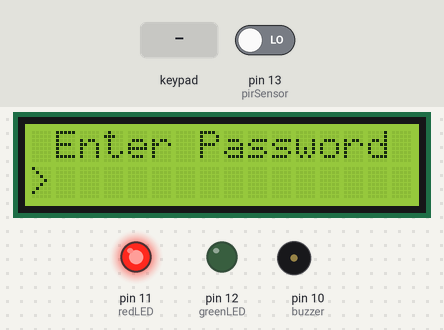
Bench run of a sketch on a simulated Arduino Uno, built with avr-gcc and run on an emulated ATmega328P. Shown: 16×2 character LCD, output pins drawn as LEDs (lit = HIGH), buzzer (waves = sounding). The test bench sets the inputs (shaded band); at power-on: pin 13 (pirSensor) LOW. The local clock reads 2024-03-15 10:24:30 at power-on unless the sketch sets it; what the sketch prints to the serial monitor is not drawn.

Above: at 1.2 s.
1.3 s: keypad keys 0 0 0 0 0 0 # pressed 0.4 s apart
At 5.1 s:
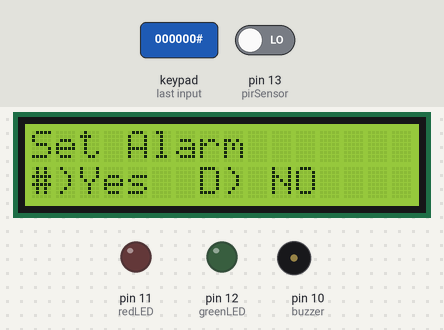
5.9 s: key '#' pressed
At 7.2 s:
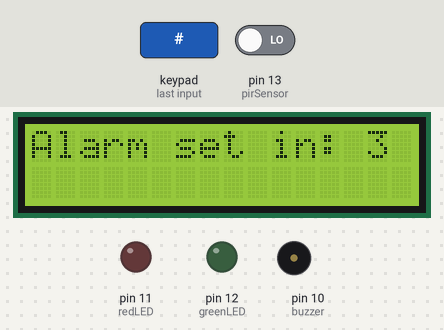
8.9 s: key 'D' pressed
At 11.6 s:
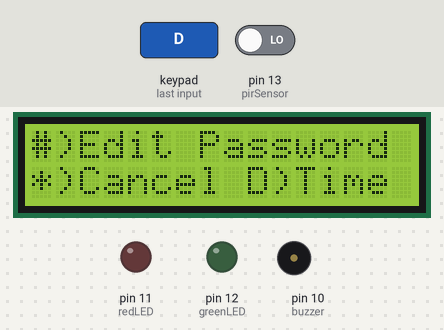
11.9 s: keypad keys 0 0 0 0 0 0 * pressed 0.4 s apart
At 15.0 s:
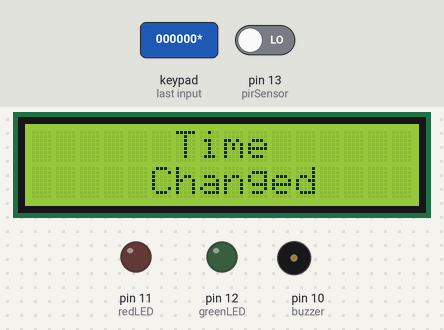
17.7 s: pin 13 (pirSensor) driven HIGH
At 18.9 s:
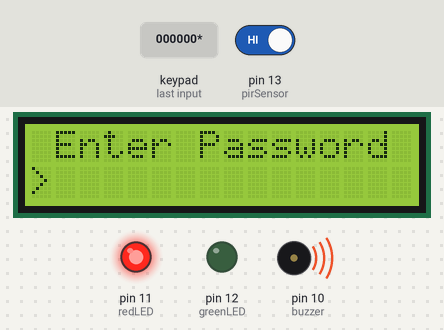
19.2 s: keypad keys 1 3 9 7 2 2 # pressed 0.4 s apart
At 22.1 s:
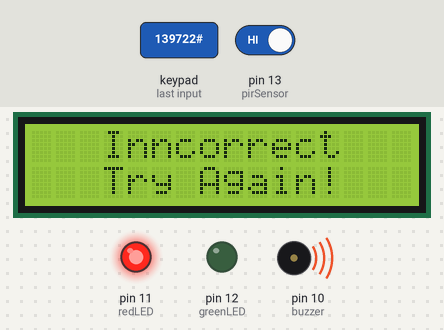
Timing chart, 0 to 23.6 s (numbered marks = the images above; inputs shaded):
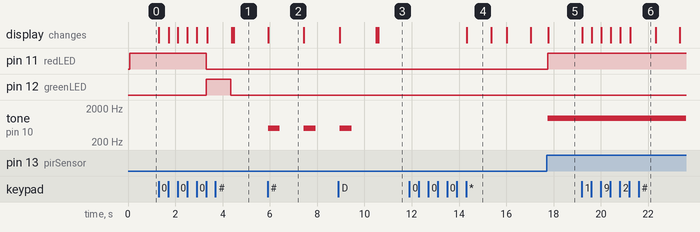

Measured:
- after the input at 1.3 s, pin 11 (redLED): HIGH → LOW after 2.0 s; pin 12 (greenLED): LOW → HIGH after 2.0 s, → LOW 1.0 s later; the display: first changes at once (image 1 shows a later state)
- after the input at 5.9 s, tone on pin 10 (buzzer): alternates 500 Hz for 0.50 s and silent for 1.0 s, starting at once; the display: changes at once (image 2)
- after the input at 8.9 s, the display: first differs from a run without the input after 1.7 s (image 3)
- after the input at 11.9 s, the display: changes after 2.4 s (image 4)
- after the input at 17.7 s, pin 11 (redLED): LOW → HIGH after 0.05 s; tone on pin 10 (buzzer): silent → 1000 Hz after 0.05 s; the display: changes after 0.07 s (image 5)
- after the input at 19.2 s, the display: first changes at once (image 6 shows a later state)
- what the display in image 2 shows lasts 1.5 s, from 5.9 s to 7.4 s

The sketch:

LCD_sercurity_access.ino
```cpp
#include <MD_DS1307.h>
#include <LiquidCrystal_I2C.h>
#include <Keypad.h>

MD_DS1307 myRTC;
LiquidCrystal_I2C lcd(0x27, 16, 2);

#define pirSensor 13
#define redLED 11 //IMPLEMNT THESE
#define greenLED 12
#define buzzer 10

int detectionStatus; //Motion Detection

//System States
bool locked;
bool systemDeactive;
bool alarmArmed;
bool alarmTriggered;

//Password
const int maxPasswordLength = 7;
const int minPasswordLength = 4;

String password = "000000"; //create a password
String tmpPass;
int failedAttepmt = 0;

char passwordData[maxPasswordLength]; //Entered Password[Max Password Length]
char newPasswordData[maxPasswordLength];
int keypadPos; //keypad position

const byte keyRow = 4;
const byte keyCols = 4;

char keyMap [keyRow] [keyCols] = {

  {'1', '2', '3', 'A'},
  {'4', '5', '6', 'B'},
  {'7', '8', '9', 'C'},
  {'*', '0', '#', 'D'}
};

byte rowPins [keyRow] = {6,7,8,9}; //defines the pins of the keypad row
byte colPins [keyCols] = {2,3,4,5}; //defines the pins of the keypad columns

Keypad myKeypad = Keypad( makeKeymap(keyMap), rowPins, colPins, keyRow, keyCols);
char whichKey = myKeypad.getKey(); //defines which key has been pressed

String prompt;

void setup() {
  Serial.begin(9600);
  pinMode(redLED, OUTPUT);
  pinMode(greenLED, OUTPUT);
  pinMode(buzzer, OUTPUT);
  pinMode(pirSensor, INPUT);
  lcd.begin();
  locked = true;
}

void loop() {
  while(locked)
  {
    digitalWrite(redLED, HIGH);
    digitalWrite(greenLED, LOW);
    if(alarmArmed && alarmTriggered){
      lcd.clear();
      AlarmStatus("Active");
      locked = true;
    }
    while(systemDeactive){
      lcd.setCursor(0,0);
      lcd.print("  **ShutDown**  ");
      AlarmStatus("Active");
    }
    RequestUserLogin(" Enter Password ");
  }
  while(!locked && !alarmTriggered){
    AlarmStatus("NotActive");
    MainMenu();
  }
}

void RequestUserLogin(String _prompt){
  for(int i = 0; i >= 0; i++){
    prompt = _prompt;
    DisplayUserLoginGUI();
    KeypadDetection();
    if(prompt.equals("New Password")){
      if(keypadPos == maxPasswordLength-1){
        keypadPos = 0;
        //Add a set option
        lcd.clear();
        tmpPass = passwordData;
        break;
      }
    }
    if (prompt.equals("Conf Password")){
      if(keypadPos == tmpPass.length()){
        if(tmpPass.equals(passwordData)){
          keypadPos = 0;
          password = tmpPass;
          tmpPass = "";
          lcd.clear();
          lcd.setCursor(0,0);
          lcd.print("    Password");
          lcd.setCursor(0,1);
          lcd.print("     Changed");
          delay(1000);
          lcd.clear();
          break;
        }else{
          DenyEntry(" No Match ", "   Try Again! ");
          break;
        }
      }
    }else{
      if(keypadPos == password.length()){
        if(password.equals(passwordData)){
          keypadPos = 0;
          alarmArmed = false; //Deactivates any security messures
          AlarmStatus("NotActive");
          alarmTriggered = false;
          failedAttepmt = 0;
          locked = false; //Unlocks System
          digitalWrite(redLED, LOW);
          digitalWrite(greenLED, HIGH);
          lcd.clear();
          if(prompt.equals(" Enter Password ")){
            EntryMessage("    Welcome", "     Malik    ");
            lcd.clear();
          }
          digitalWrite(greenLED, LOW);
          break;
        }else{
          DenyEntry("   Inncorrect ", "   Try Again! ");
          break;
        }
      }
    }
  }
}

void DisplayUserLoginGUI(){
  lcd.setCursor(0, 0);
  lcd.print(prompt);
  lcd.setCursor(0, 1);
  lcd.print(">");
}

void KeypadDetection(){
  char whichKey = myKeypad.getKey();
  if(whichKey == '*' || whichKey == '#' || whichKey == 'A' ||  //defines invalid keys
    whichKey == 'B' || whichKey == 'C' || whichKey == 'D'){
    keypadPos=0;
    DenyEntry("  Invalid Key!", "");
  }
  else if(whichKey){
    passwordData[keypadPos] = whichKey;
    lcd.setCursor(keypadPos+1,1); //Sets the cursor after ">"
    lcd.print(passwordData[keypadPos]);
    keypadPos ++;
  }
}

void EntryMessage(String welcomeMssg_1,String welcomeMssg_2){
  lcd.clear();
  lcd.setCursor(0, 0);
  lcd.print(welcomeMssg_1);
  lcd.setCursor(0, 1);
  lcd.print(welcomeMssg_2);
  delay(1000);
}

void DenyEntry(String denyMssg_1, String denyMssg_2){
  if(denyMssg_1.equals("   Inncorrect ")){
    failedAttepmt++;
  }
  keypadPos = 0;
  if(failedAttepmt < 3){
    Serial.println(failedAttepmt);
    lcd.clear();
    lcd.setCursor(0, 0);
    lcd.print(denyMssg_1);
    lcd.setCursor(0, 1);
    lcd.print(denyMssg_2);
    delay(1000);
    lcd.clear();
    if(prompt.equals("Conf Password")){
      RequestUserLogin("New Password");
    }else{
      RequestUserLogin(prompt);
    }
  }else{
    lcd.clear();
    Serial.print("bow");
    systemDeactive = true;
    locked = true;
  }
}

void DisplayMainMenuGUI(){
  myRTC.readTime();
  lcd.setCursor(0, 0);
  lcd.print("Time:");
  lcd.print((String)myRTC.h + ":" + (String)myRTC.m + ":" + (String)myRTC.s);
  if(myRTC.status(DS1307_12H) == DS1307_ON){
    lcd.print(myRTC.pm ? " PM " : " AM ");
  }
  lcd.setCursor(0, 1);
  lcd.print("#)Alarm D)Options");
}

void MainMenu(){
  char whichKey = myKeypad.getKey();
  if(alarmArmed){
      detectMotion();
  }
  DisplayMainMenuGUI();
  switch(whichKey){
    case '#':
      lcd.clear();
      SetAlarm();
      break;
    case 'D':
      lcd.clear();
      Options();
      break;
  }
}

void detectMotion(){
  detectionStatus = digitalRead(pirSensor);
    if(detectionStatus == HIGH )
    {
      locked = true;
      alarmTriggered = true;
    }else{
      alarmTriggered = false;
    }
}

void SetAlarm(){
  lcd.setCursor(0, 0);
  lcd.print("Set Alarm");
  lcd.setCursor(0, 1);
  lcd.print("#)Yes  D) NO");

  while(1>0){
    char whichKey = myKeypad.getKey();
    if(whichKey == '#'){
      for(int i = 3; i >= 1; i--){//Alarm Countdown
        lcd.clear();
        lcd.setCursor(0, 0);
        lcd.print("Alarm set in:");
        lcd.setCursor(14, 0);
        lcd.print(i);
        tone(buzzer, 500); //Count Down beeps
        delay(500);
        noTone(buzzer);
        delay(1000);
      }
      alarmArmed = true;
      break;
    }
    else if(whichKey == 'D'){
      break;
    }
  }
}

void AlarmStatus(String alarmStatus){
  if(alarmStatus == "Active"){
    tone(buzzer, 1000);
  }
  if(alarmStatus == "NotActive"){
    noTone(buzzer);
  }
}

void Options(){
  bool isExiting = false;
  lcd.setCursor(0, 0);
  lcd.print("#)Edit Password");
  lcd.setCursor(0, 1);
  lcd.print("*)Cancel D)Time");
  while(!isExiting){
    char whichKey = myKeypad.getKey();
    switch(whichKey){
      case '#':
        if(!alarmArmed){
          lcd.clear();
          ChangePassword();
        }
        lcd.clear();
        isExiting = true;
      case '*':
        lcd.clear();
        isExiting = true;
      case 'D':
        lcd.clear();
        ChangeTime();
        isExiting = true;
    }
  }
}

void ChangePassword(){
  RequestUserLogin("Current Password");
  RequestUserLogin("New Password");
  RequestUserLogin("Conf Password");
}

void SystemDeactivate(){
  lcd.setCursor(0,0);
  lcd.print("  **ShutDown**  ");
  AlarmStatus("Active");
}

void ChangeTime(){
  if(myRTC.status(DS1307_12H) != DS1307_ON){
    myRTC.control(DS1307_12H, DS1307_ON);
  }else{
    myRTC.control(DS1307_12H, DS1307_OFF);
  }
   EntryMessage("      Time", "     Changed");
}
```
